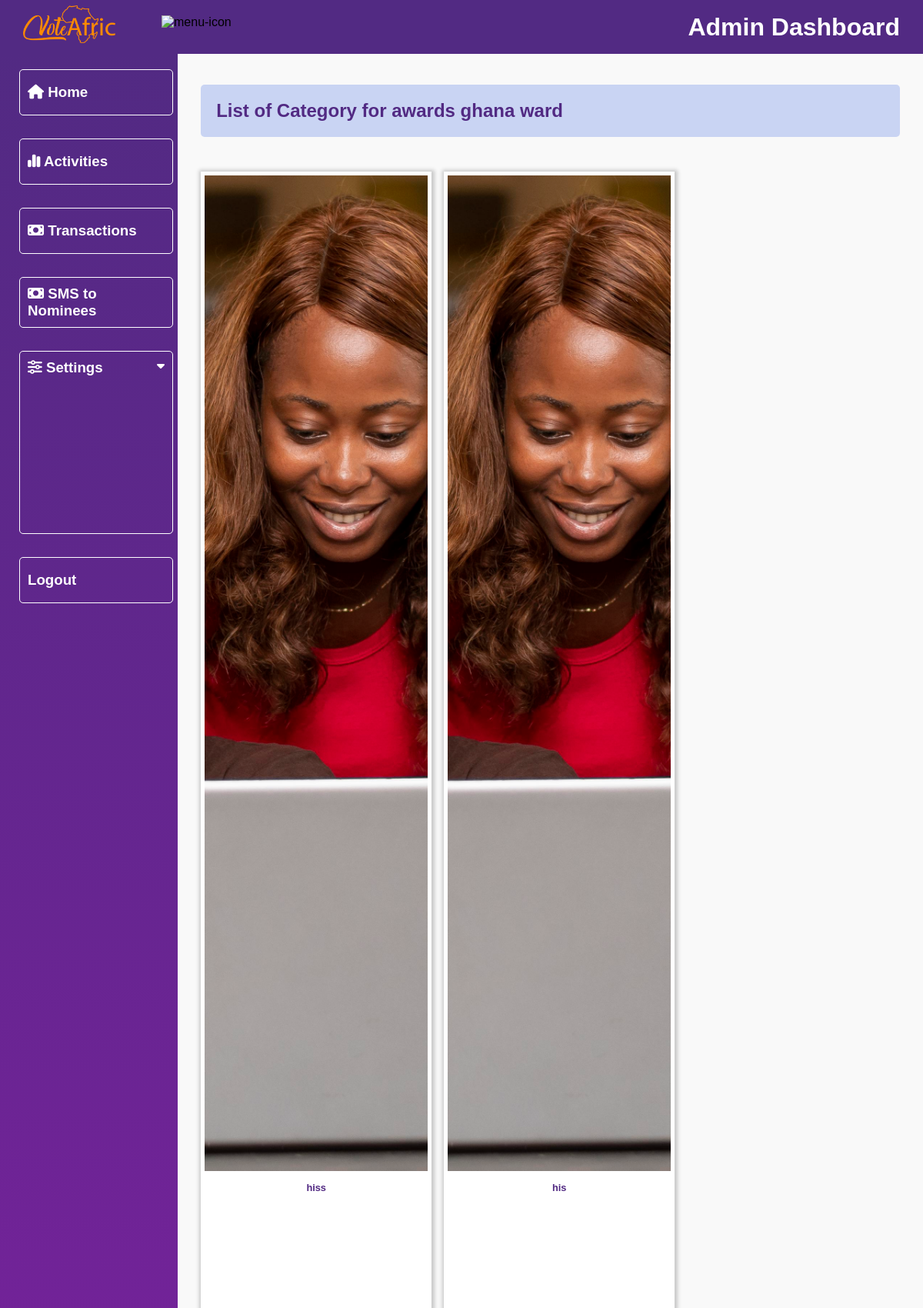
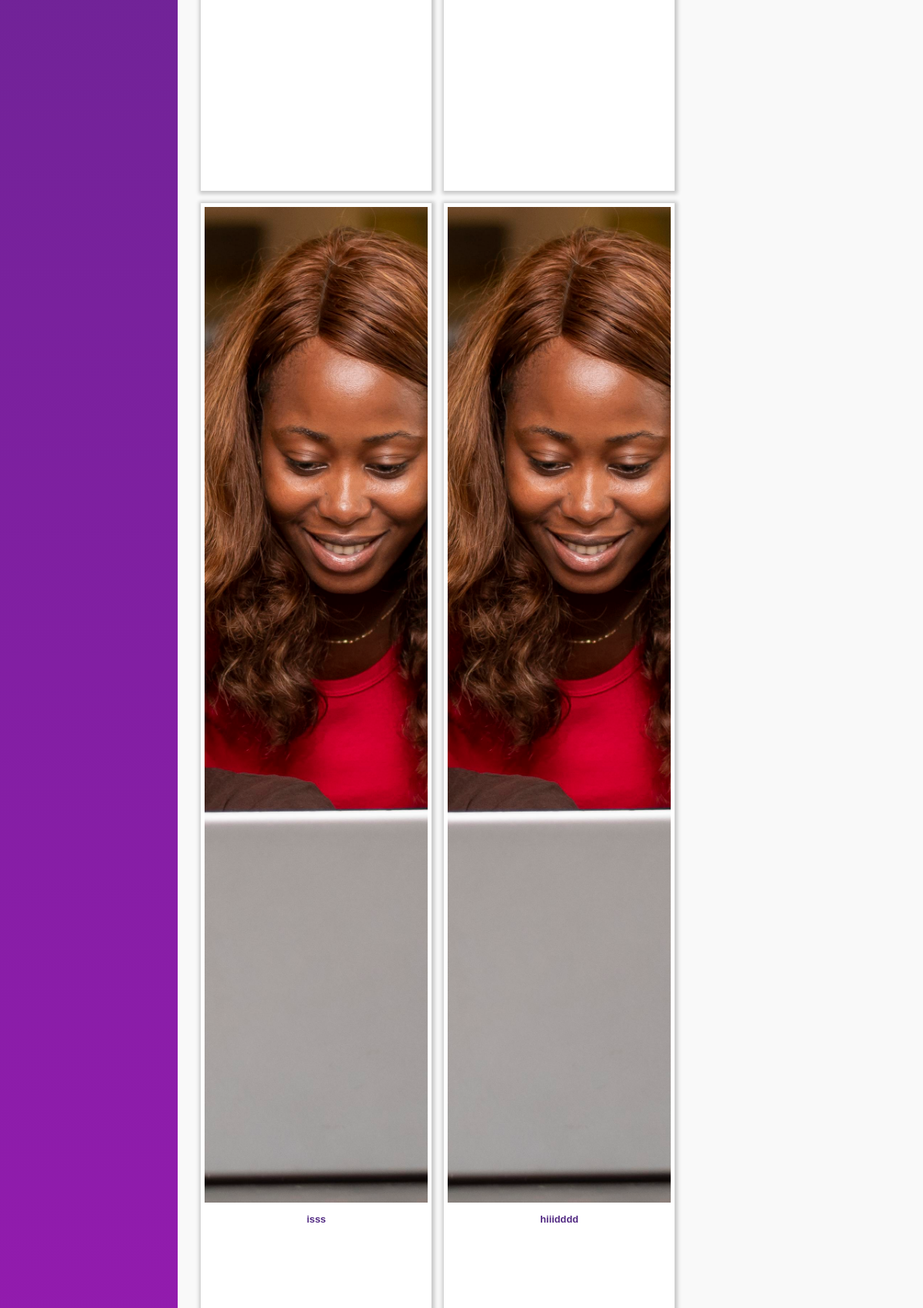
The app's page /dashboard/activity-category/ghana-wards/ (upper part) with its own data (2 pictures, top to bottom).
### vote/models.py (models this page shows, shortened)
class Category(models.Model):
    award = models.CharField(max_length=100)
    title = models.CharField(max_length=100, null=True)
    image = models.ImageField(upload_to="category")
    slug = models.SlugField(unique=True)
    date_added = models.DateTimeField('date added', null=True)
    end_date = models.DateTimeField('end date', null=True)
    access_code = models.CharField(max_length=10, unique=True, null=True, blank=True)
    class Meta:
        verbose_name_plural = "categories"
        ordering = ('-date_added',)
    def __str__(self):
        return self.award

class SubCategory(models.Model):
    category = models.ForeignKey(Category, on_delete=models.CASCADE)
    content = models.CharField(max_length=100)
    slug = models.SlugField(unique=True)
    date = models.DateTimeField(timezone.now)
    class Meta:
        verbose_name_plural = "sub categories"
        ordering = ('-date',)

### dashboard/views.py (the view)
# urls.py: path('activity-category/<slug:category_slug>/', views.activity_category, name='activity_category'),
def activity_category(request, category_slug):
    category = None
    award = SubCategory.objects.all()
    if category_slug:
        category = get_object_or_404(Category, slug=category_slug)
        award = award.filter(category=category)
    context = {
        'category': category,
        'award': award,
        'title': 'adminPage'
    }
    return render(request, 'dashboard/activity-category.html', context)

### dashboard/templates/dashboard/activity-category.html (shortened to what this page needs)
{% extends 'dashboard/base.html' %}
{% load static %}
{% block content %}
        <div class="main">
            <div class="category-interface-container">
                <div class="heading">
                    <h2>List of Category for awards {{category}}</h2>
                </div>
                <div class="categories-container">
                    {% for n in award %}
                    <a href="{% url 'activity_nominee' n.slug %}">
                        <div class="category">
                            <div class="cat-img">
                                <img src="{{ n.category.image.url }}" alt="geima">
                            </div>
                            <div class="cat-name">
                                <h2>{{ n.content }}</h2>
                            </div>
                        </div>
                    </a>
                    {% endfor %}
                </div>
            </div>
        </div>
    </div>
{% endblock %}

### vote/static/vote/admin.css (style rules this page uses)
* { margin: 0; padding: 0; box-sizing: border-box; font-family: "Poppins", sans-serif; list-style: none; text-decoration: none; }
:root { --background-color1: #fafaff; --background-color2: #ffffff; --background-color3: #ededed; --background-color4: #afc0f0a4; --primary-color: #4b49ac; --secondary-color: #0c007d; --Border-color: #3f0097; --one-use-color: #3f0097; --two-use-color: #5500cb; --red: #E31C25; --blue: #092347; --white: #fff; --blue: #011f4a; --voiletColor: #522a83; --orangeColor: #fb812b; --whiteColor: #fff; }
body { max-width: 100%; overflow-x: hidden; background-color: #f9f9f9; }
.heading { background-color: var(--background-color4); padding: 20px; border-radius: 5px; margin-bottom: 1%; color: var(--voiletColor); font-weight: 900; }
.main { height: calc(100vh - 70px); width: 100%; overflow-y: scroll; overflow-x: hidden; padding: 40px 30px 30px 30px; }
.ongoin-awards-container, .categories-container, .registered-awards-container, .registered-category, .transaction-for-awards { padding-top: 4%; display: flex; flex-wrap: wrap; gap: 1rem; }
.ongoin-awards-container h2, .categories-container h2, .list-of-nominees h2, .registered-awards-container h2, .registered-category h2, .transaction-for-awards h2 { font-size: 0.8rem; text-align: center; color: var(--voiletColor); padding: 10px; }
.ongoin-awards-container a, .categories-container a, .registered-category a { padding: 5px; width: 100%; max-width: 300px; box-shadow: 1px 1px 5px 3px rgba(0, 0, 0, 0.2); cursor: pointer; min-height: 40vh; background-color: var(--white); }
.awards-img img, .category img, .registered-awards img, .awards-transaction-container img { width: 100%; height: 30vh; object-fit: cover; }
:root { --primary: #4361ee; --secondary: #3f37c9; --success: #4cc9f0; --danger: #f72585; --warning: #ffc107; --light: #f8f9fa; --dark: #212529; }

### records on screen
Category: award "ghana ward"
SubCategory: category.image (picture), content "hiss"
SubCategory: category.image (picture), content "his"
SubCategory: category.image (picture), content "isss"
SubCategory: category.image (picture), content "hiiidddd"
